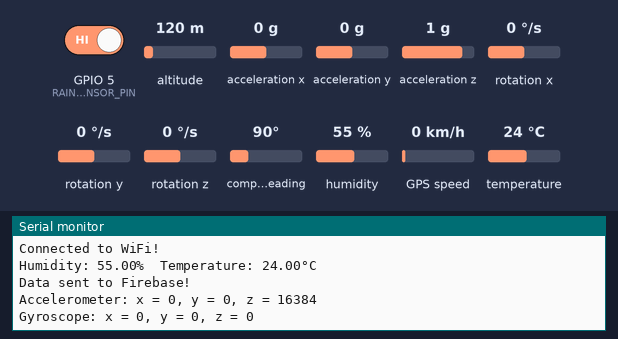
Bench run of a sketch on a simulated ESP32. On the bench: the last lines printed to the serial monitor. The test bench sets the inputs (shaded band); at power-on: GPIO 5 (RAIN_SENSOR_PIN) HIGH, acceleration x 0 g, humidity 55 %, acceleration y 0 g, temperature 24 °C, acceleration z 1 g, altitude 120 m, rotation x 0 °/s, rotation y 0 °/s, rotation z 0 °/s, compass heading 90°, GPS speed 0 km/h. WiFi joins after 1.5 s; servers stay silent unless stated; the GPS gets a fix after 3 s at 37.7749, -122.4194 with 8 satellites.

Above: at 2.7 s.
2.8 s: GPIO 5 (RAIN_SENSOR_PIN) driven LOW
At 6.31 s:
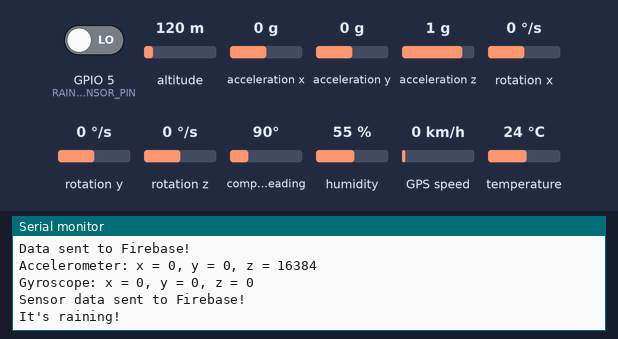
7.6 s: acceleration x set to -1.4 g
At 8.4 s:
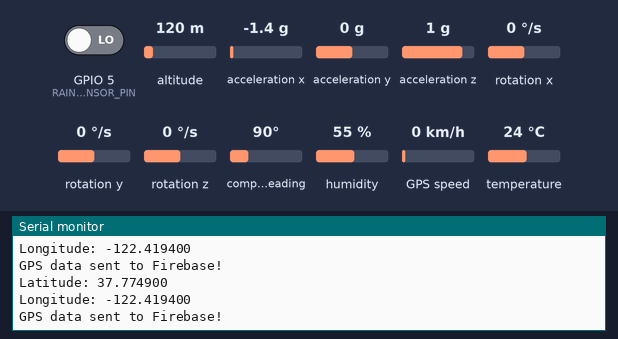
9.1 s: humidity set to 22 %
At 9.18 s:
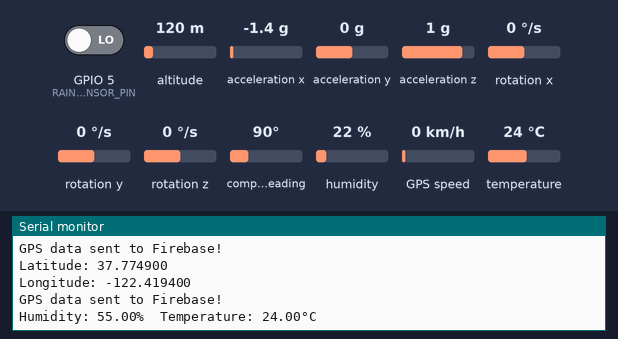
10.6 s: acceleration y set to -1.4 g
At 10.88 s:
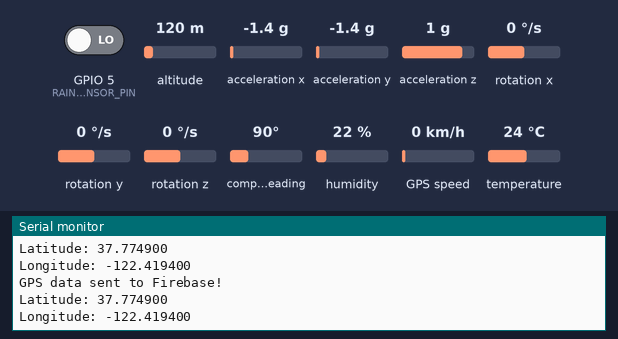
12.1 s: temperature set to 12 °C
At 13.5 s:
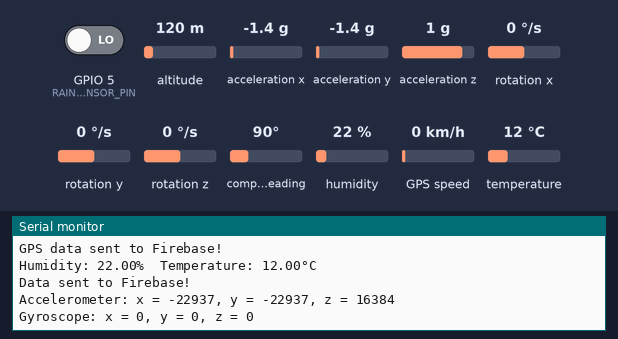
13.6 s: acceleration z set to -1.4 g
At 14.61 s:
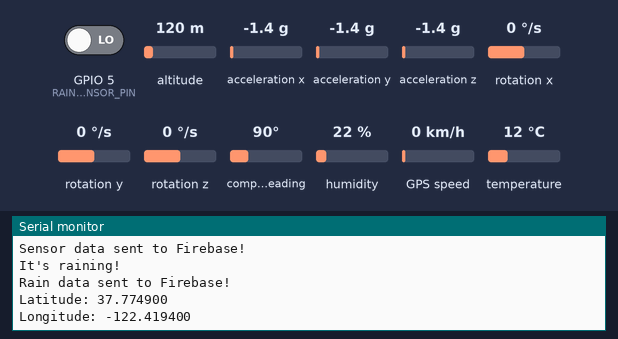

Measured:
- after the input at 2.8 s, the serial monitor: prints a new line after 3.4 s (image 1)
- after the input at 12.1 s, the serial monitor: prints a new line after 0.90 s (image 5)

The sketch:

sketch_may25f.ino
```cpp
 #include <FirebaseESP32.h>
#include <WiFi.h>
#include <DHT.h>
#include <Wire.h>
#include <MPU6050.h>
#include <TinyGPS++.h>
#include <SoftwareSerial.h>

#define FIREBASE_HOST "https://malshaaaa-default-rtdb.firebaseio.com"
#define FIREBASE_AUTH "AIzaSyA7MuBbHk8Jh30gSYhqzlIbEWBnUuuEpI4"

#define WIFI_SSID "SLT_FIBREDL"
#define WIFI_PASSWORD "dl2001dl2001dl2001"

#define DHTPIN 4
#define DHTTYPE DHT11

#define RAIN_SENSOR_PIN 5 // The digital pin connected to the rain sensor

FirebaseData firebaseData;
DHT dht(DHTPIN, DHTTYPE);
MPU6050 mpu;
TinyGPSPlus gps;
SoftwareSerial gpsSerial(16, 17); // GPS_RX_PIN, GPS_TX_PIN

int rainSensorPin = RAIN_SENSOR_PIN;
bool isRaining =false;

void setup() {
  Serial.begin(9600);

  WiFi.begin(WIFI_SSID, WIFI_PASSWORD);
  while (WiFi.status() != WL_CONNECTED) {
    delay(500);
    Serial.print(".");
  }
  Serial.println();
  Serial.println("Connected to WiFi!");

  Firebase.begin(FIREBASE_HOST, FIREBASE_AUTH);

  dht.begin();
  Wire.begin();
  mpu.initialize();

  gpsSerial.begin(9600);

  pinMode(rainSensorPin, INPUT);
}

void loop() {
  float humidity = dht.readHumidity();
  float temperature = dht.readTemperature();

  if (!isnan(humidity) && !isnan(temperature)) {
    Serial.print("Humidity: ");
    Serial.print(humidity);
    Serial.print("%  Temperature: ");
    Serial.print(temperature);
    Serial.println("°C");

    if (Firebase.setFloat(firebaseData, "/environment/humidity", humidity) &&
        Firebase.setFloat(firebaseData, "/environment/temperature", temperature)) {
      Serial.println("Data sent to Firebase!");
    } else {
      Serial.println("Error sending data to Firebase");
      Serial.println(firebaseData.errorReason());
    }
  } else {
    Serial.println("Failed to read from DHT sensor!");
  }

  int16_t ax, ay, az, gx, gy, gz;
  mpu.getMotion6(&ax, &ay, &az, &gx, &gy, &gz);

  Serial.print("Accelerometer: ");
  Serial.print("x = "); Serial.print(ax);
  Serial.print(", y = "); Serial.print(ay);
  Serial.print(", z = "); Serial.println(az);

  Serial.print("Gyroscope: ");
  Serial.print("x = "); Serial.print(gx);
  Serial.print(", y = "); Serial.print(gy);
  Serial.print(", z = "); Serial.println(gz);

  if (Firebase.setInt(firebaseData, "/sensors/accelerometer/x", ax) &&
      Firebase.setInt(firebaseData, "/sensors/accelerometer/y", ay) &&
      Firebase.setInt(firebaseData, "/sensors/accelerometer/z", az) &&
      Firebase.setInt(firebaseData, "/sensors/gyroscope/x", gx) &&
      Firebase.setInt(firebaseData, "/sensors/gyroscope/y", gy) &&
      Firebase.setInt(firebaseData, "/sensors/gyroscope/z", gz)) {
    Serial.println("Sensor data sent to Firebase!");
  } else {
    Serial.println("Error sending sensor data to Firebase");
    Serial.println(firebaseData.errorReason());
  }

  isRaining = digitalRead(rainSensorPin); // Read the state of the rain sensor

  if (!isRaining) {
    Serial.println("It's raining!");
    // Send the rain sensor data to Firebase
    if (Firebase.setBool(firebaseData, "/sensors/rain",true)) {
      Serial.println("Rain data sent to Firebase!");
    } else {
      Serial.println("Error sending rain data to Firebase");
      Serial.println(firebaseData.errorReason());
    }
  } else {
    Serial.println("No rain detected.");
    // Send the rain sensor data to Firebase
    if (Firebase.setBool(firebaseData, "/sensors/rain",false)) {
      Serial.println("Rain data sent to Firebase!");
    } else {
      Serial.println("Error sending rain data to Firebase");
      Serial.println(firebaseData.errorReason());
    }
  }

  while (gpsSerial.available() > 0) {
    if (gps.encode(gpsSerial.read())) {
      if (gps.location.isValid()) {
        Serial.print("Latitude: ");
        Serial.println(gps.location.lat(), 6);
        Serial.print("Longitude: ");
        Serial.println(gps.location.lng(), 6);

        if (Firebase.setFloat(firebaseData, "/location/latitude", gps.location.lat()) &&
            Firebase.setFloat(firebaseData, "/location/longitude", gps.location.lng())) {
          Serial.println("GPS data sent to Firebase!");
        } else {
          Serial.println("Error sending GPS data to Firebase");
          Serial.println(firebaseData.errorReason());
        }
      }
    }
  }

  delay(2000);
}
```
